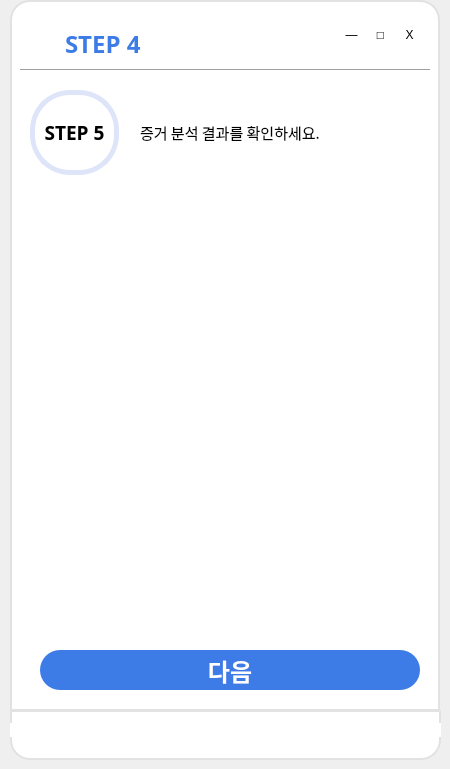
    <widget class="QWidget" name="page_10">
     <widget class="QPushButton" name="backBtn_step5">
      <property name="geometry">
       <rect>
        <x>30</x>
        <y>30</y>
        <width>30</width>
        <height>30</height>
       </rect>
      </property>
      <property name="cursor">
       <cursorShape>PointingHandCursor</cursorShape>
      </property>
      <property name="styleSheet">
       <string notr="true">background-color: rgb(255,255,255);
border-radius: 8px;</string>
      </property>
      <property name="text">
       <string/>
      </property>
      <property name="icon">
       <iconset>
        <normaloff>icons8-back-48.png</normaloff>icons8-back-48.png</iconset>
      </property>
      <property name="iconSize">
       <size>
        <width>30</width>
        <height>30</height>
       </size>
      </property>
     </widget>
     <widget class="QPushButton" name="nextBtn_step5">
      <property name="geometry">
       <rect>
        <x>40</x>
        <y>650</y>
        <width>380</width>
        <height>40</height>
       </rect>
      </property>
      <property name="font">
       <font>
        <family>나눔스퀘어 Bold</family>
        <pointsize>18</pointsize>
        <weight>75</weight>
        <bold>true</bold>
       </font>
      </property>
      <property name="cursor">
       <cursorShape>PointingHandCursor</cursorShape>
      </property>
      <property name="styleSheet">
       <string notr="true">color: white;
background-color: #3D7BE6;
border-radius: 20px;</string>
      </property>
      <property name="text">
       <string>다음</string>
      </property>
     </widget>
     <widget class="Line" name="line_13">
      <property name="geometry">
       <rect>
        <x>20</x>
        <y>60</y>
        <width>410</width>
        <height>20</height>
       </rect>
      </property>
      <property name="styleSheet">
       <string notr="true">color: #E2E2E2;</string>
      </property>
      <property name="orientation">
       <enum>Qt::Horizontal</enum>
      </property>
     </widget>
     <widget class="QWidget" name="horizontalLayoutWidget_19">
      <property name="geometry">
       <rect>
        <x>340</x>
        <y>20</y>
        <width>81</width>
        <height>31</height>
       </rect>
      </property>
      <layout class="QHBoxLayout" name="horizontalLayout_37">
       <item>
        <widget class="QPushButton" name="minBtn_step5">
         <property name="styleSheet">
          <string notr="true">background-color: rgb(255,255,255);
border-radius: 8px;</string>
         </property>
         <property name="text">
          <string>―</string>
         </property>
        </widget>
       </item>
       <item>
        <widget class="QPushButton" name="maxBtn_step5">
         <property name="styleSheet">
          <string notr="true">background-color: rgb(255,255,255);
border-radius: 8px;</string>
         </property>
         <property name="text">
          <string>□</string>
         </property>
        </widget>
       </item>
       <item>
        <widget class="QPushButton" name="exitBtn_step5">
         <property name="styleSheet">
          <string notr="true">background-color: rgb(255,255,255);
border-radius: 8px;</string>
         </property>
         <property name="text">
          <string>X</string>
         </property>
        </widget>
       </item>
      </layout>
     </widget>
     <widget class="QLabel" name="label_56">
      <property name="geometry">
       <rect>
        <x>30</x>
        <y>90</y>
        <width>89</width>
        <height>85</height>
       </rect>
      </property>
      <property name="font">
       <font>
        <family>나눔스퀘어 Bold</family>
        <pointsize>14</pointsize>
        <weight>75</weight>
        <bold>true</bold>
       </font>
      </property>
      <property name="styleSheet">
       <string notr="true">border-radius: 40;
border: 5px solid #DEE5F8;</string>
      </property>
      <property name="text">
       <string>STEP 5</string>
      </property>
      <property name="alignment">
       <set>Qt::AlignCenter</set>
      </property>
     </widget>
     <widget class="QLabel" name="label_55">
      <property name="geometry">
       <rect>
        <x>10</x>
        <y>0</y>
        <width>430</width>
        <height>711</height>
       </rect>
      </property>
      <property name="styleSheet">
       <string notr="true">background-color: rgb(255, 255, 255);
border-top-left-radius: 20px;
border-top-right-radius: 20px;
border: 2px solid #E2E2E2;</string>
      </property>
      <property name="text">
       <string/>
      </property>
     </widget>
     <widget class="QWidget" name="horizontalLayoutWidget_20">
      <property name="geometry">
       <rect>
        <x>10</x>
        <y>710</y>
        <width>431</width>
        <height>41</height>
       </rect>
      </property>
      <layout class="QHBoxLayout" name="horizontalLayout_38">
       <item>
        <widget class="QPushButton" name="homeBtn_info_13">
         <property name="cursor">
          <cursorShape>PointingHandCursor</cursorShape>
         </property>
         <property name="styleSheet">
          <string notr="true">background-color: white;
border-radius: 8px;</string>
         </property>
         <property name="text">
          <string/>
         </property>
         <property name="icon">
          <iconset>
           <normaloff>icons8-home-50.png</normaloff>icons8-home-50.png</iconset>
         </property>
         <property name="iconSize">
          <size>
           <width>30</width>
           <height>30</height>
          </size>
         </property>
        </widget>
       </item>
       <item>
        <widget class="QPushButton" name="tempBtn1_info_13">
         <property name="cursor">
          <cursorShape>PointingHandCursor</cursorShape>
         </property>
         <property name="styleSheet">
          <string notr="true">background-color: white;
border-radius: 8px;</string>
         </property>
         <property name="text">
          <string/>
         </property>
         <property name="icon">
          <iconset>
           <normaloff>icons8-menu-30.png</normaloff>icons8-menu-30.png</iconset>
         </property>
         <property name="iconSize">
          <size>
           <width>30</width>
           <height>30</height>
          </size>
         </property>
        </widget>
       </item>
       <item>
        <widget class="QPushButton" name="tempBtn2_info_13">
         <property name="cursor">
          <cursorShape>PointingHandCursor</cursorShape>
         </property>
         <property name="styleSheet">
          <string notr="true">background-color: white;
border-radius: 8px;</string>
         </property>
         <property name="text">
          <string/>
         </property>
         <property name="icon">
          <iconset>
           <normaloff>icons8-download-50.png</normaloff>icons8-download-50.png</iconset>
         </property>
         <property name="iconSize">
          <size>
           <width>30</width>
           <height>30</height>
          </size>
         </property>
        </widget>
       </item>
       <item>
        <widget class="QPushButton" name="tempBtn3_info_13">
         <property name="cursor">
          <cursorShape>PointingHandCursor</cursorShape>
         </property>
         <property name="styleSheet">
          <string notr="true">background-color: white;
border-radius: 8px;</string>
         </property>
         <property name="text">
          <string/>
         </property>
         <property name="icon">
          <iconset>
           <normaloff>icons8-settings-50.png</normaloff>icons8-settings-50.png</iconset>
         </property>
         <property name="iconSize">
          <size>
           <width>30</width>
           <height>30</height>
          </size>
         </property>
        </widget>
       </item>
      </layout>
     </widget>
     <widget class="QLabel" name="label_57">
      <property name="geometry">
       <rect>
        <x>65</x>
        <y>29</y>
        <width>100</width>
        <height>30</height>
       </rect>
      </property>
      <property name="font">
       <font>
        <family>나눔스퀘어 Bold</family>
        <pointsize>18</pointsize>
        <weight>75</weight>
        <bold>true</bold>
       </font>
      </property>
      <property name="styleSheet">
       <string notr="true">color: #3D7BE6;</string>
      </property>
      <property name="text">
       <string>STEP 4</string>
      </property>
     </widget>
     <widget class="QLabel" name="label_58">
      <property name="geometry">
       <rect>
        <x>10</x>
        <y>710</y>
        <width>431</width>
        <height>50</height>
       </rect>
      </property>
      <property name="styleSheet">
       <string notr="true">background-color: white;
border-bottom-left-radius: 20px;
border-bottom-right-radius: 20px;
border: 2px solid #E2E2E2;</string>
      </property>
      <property name="text">
       <string/>
      </property>
     </widget>
     <widget class="QLabel" name="label_59">
      <property name="geometry">
       <rect>
        <x>140</x>
        <y>90</y>
        <width>271</width>
        <height>85</height>
       </rect>
      </property>
      <property name="font">
       <font>
        <family>나눔스퀘어</family>
        <pointsize>11</pointsize>
        <weight>50</weight>
        <bold>false</bold>
       </font>
      </property>
      <property name="text">
       <string>증거 분석 결과를 확인하세요.</string>
      </property>
     </widget>
     <zorder>label_58</zorder>
     <zorder>label_55</zorder>
     <zorder>backBtn_step5</zorder>
     <zorder>nextBtn_step5</zorder>
     <zorder>line_13</zorder>
     <zorder>horizontalLayoutWidget_19</zorder>
     <zorder>label_56</zorder>
     <zorder>horizontalLayoutWidget_20</zorder>
     <zorder>label_57</zorder>
     <zorder>label_59</zorder>
    </widget>
